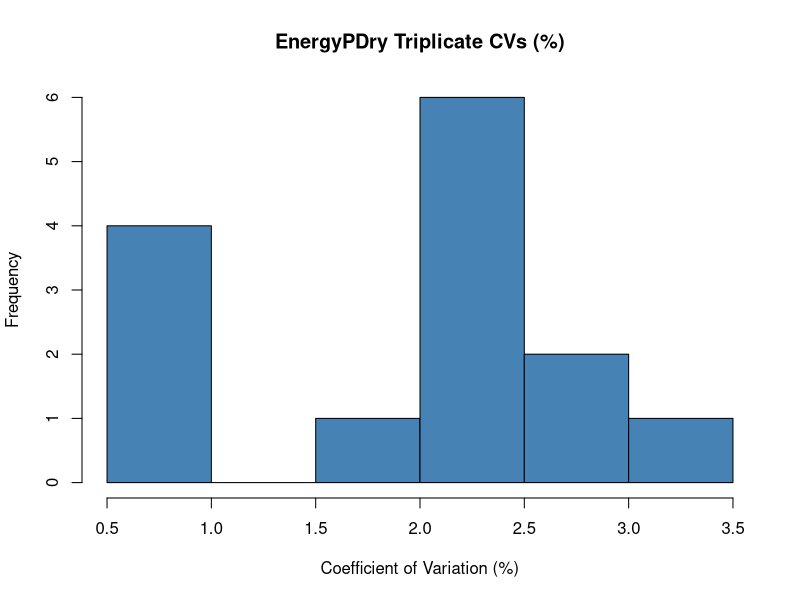
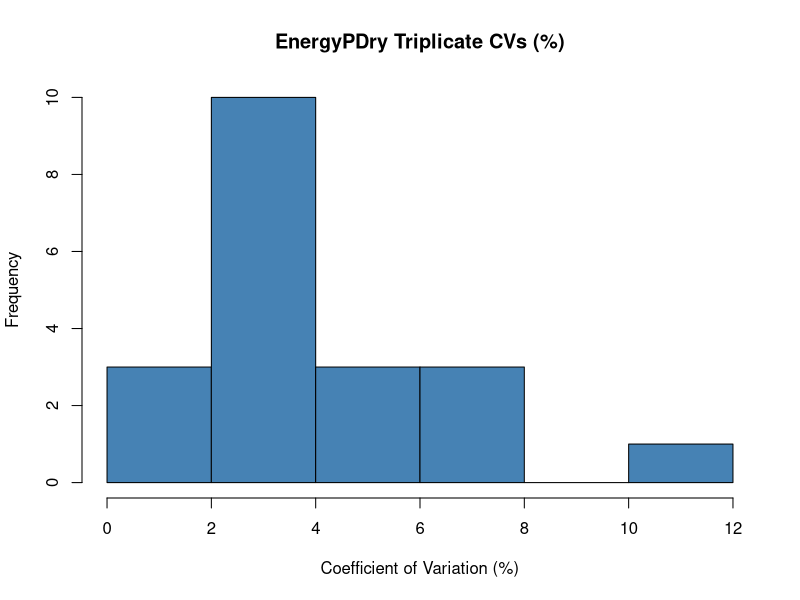

These charts were generated, in order, by the following R code:
### Energy Density replicates

rm(list = ls())
Data_lower <- read.csv("ALHcode/AIC/lowerriver_bodycomp_all.csv")
Data_upper <- read.csv("ALHcode/AIC/upperriver_bodycomp_all.csv")

str(Data_lower)
str(Data_upper)


#subset duplicates
# Lower dataset
duplicates_lower <- Data_lower[rowSums(!is.na(Data_lower[, c("EnergyPDry_1","EnergyPDry_2","EnergyPDry_3")])) > 1, ]

# Upper dataset
duplicates_upper <- Data_upper[rowSums(!is.na(Data_upper[, c("EnergyPDry_1","EnergyPDry_2","EnergyPDry_3")])) > 1, ]


#pairwise correlations
cor(duplicates_lower[, c("EnergyPDry_1","EnergyPDry_2","EnergyPDry_3")], use="pairwise.complete.obs") #all above 0.9

cor(duplicates_upper[, c("EnergyPDry_1","EnergyPDry_2","EnergyPDry_3")], use="pairwise.complete.obs") #all above 0.9




#Calculating Coefficient of Variation
# Lower dataset
duplicates_lower$CV_EnergyPDry <- apply(
  duplicates_lower[, c("EnergyPDry_1", "EnergyPDry_2", "EnergyPDry_3")],
  1,
  function(x) {
    x <- x[!is.na(x)]             # remove NAs
    if (length(x) > 1) {
      (sd(x) / mean(x))    # CV 
    } else {
      NA
    }
  }
)

# Upper dataset
duplicates_upper$CV_EnergyPDry <- apply(
  duplicates_upper[, c("EnergyPDry_1", "EnergyPDry_2", "EnergyPDry_3")],
  1,
  function(x) {
    x <- x[!is.na(x)]
    if (length(x) > 1) {
      (sd(x) / mean(x))
    } else {
      NA
    }
  }
)


summary(duplicates_lower$CV_EnergyPDry) #summary, plus min/mix
summary(duplicates_upper$CV_EnergyPDry)

#Mean Coefficients for data sets (upper vs lower)
mean(duplicates_lower$CV_EnergyPDry, na.rm = TRUE) #0.0197 or 1.97%
mean(duplicates_upper$CV_EnergyPDry, na.rm = TRUE) #0.0395 or 3.95%



#histogram of distribution
hist(duplicates_lower$CV_EnergyPDry * 100,
     main = "EnergyPDry Triplicate CVs (%)",
     xlab = "Coefficient of Variation (%)",
     col = "steelblue")

hist(duplicates_upper$CV_EnergyPDry * 100,
     main = "EnergyPDry Triplicate CVs (%)",
     xlab = "Coefficient of Variation (%)",
     col = "steelblue")



### Using Benzoic Acid Standards
rm(list = ls())
standards <- read.csv("ALHcode/odata/bodycomp_benzoicacidstandards_2019-2021.csv")
str(standards)

standards$EnergyDensity_mJ.g <- standards$EnergyDensity_mJ.kg_1 / 1000


cv_energy_density <- sd(standards$EnergyDensity_mJ.g, na.rm = TRUE) / 
  mean(standards$EnergyDensity_mJ.g, na.rm = TRUE)

cv_energy_density
